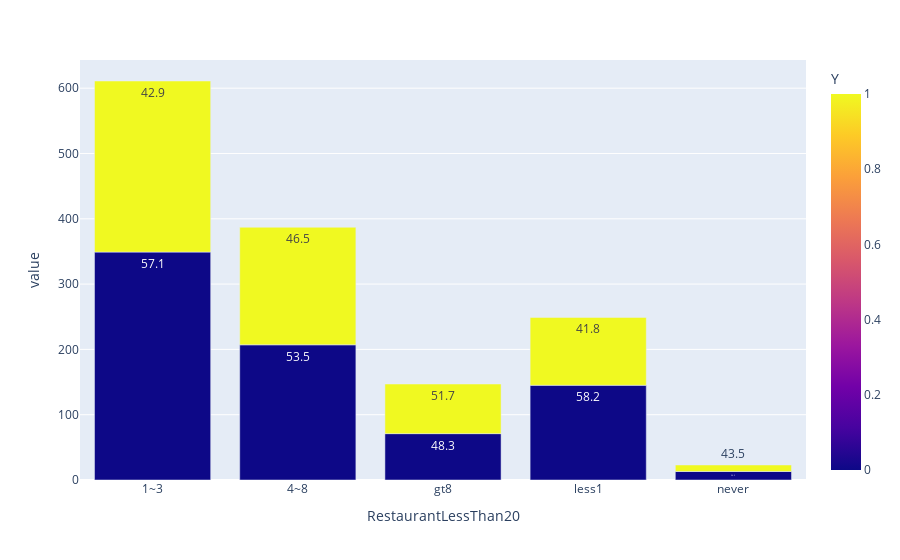

Notebook cell for this chart:
### Code cell
df_rest_freq = df_rest.groupby(['RestaurantLessThan20', 'Y']).size().reset_index()
df_rest_freq['percentage'] = df_rest.groupby(['RestaurantLessThan20', 'Y']).size().groupby(level=0).apply(lambda x: round(100 * x / float(x.sum()),1)).values
df_rest_freq.columns = ['RestaurantLessThan20', 'Y', 'Counts', 'Percentage']

px.bar(df_rest_freq, x='RestaurantLessThan20', y=['Counts'], color='Y', text=df_rest_freq['Percentage'])

### Figure 1 — Plotly figure (JSON) as saved in the notebook; plotly's stock layout.template omitted (floating-point values rounded to 4 significant figures)
{"data": [{"alignmentgroup": "True", "hovertemplate": "RestaurantLessThan20=%{x}<br>value=%{y}<br>Percentage=%{text}<br>Y=%{marker.color}<extra></extra>", "legendgroup": "", "marker": {"color": [0, 1, 0, 1, 0, 1, 0, 1, 0, 1], "coloraxis": "coloraxis", "pattern": {"shape": ""}}, "name": "", "offsetgroup": "", "orientation": "v", "showlegend": false, "text": [57.1, 42.9, 53.5, 46.5, 48.3, 51.7, 58.2, 41.8, 56.5, 43.5], "textposition": "auto", "type": "bar", "x": ["1~3", "1~3", "4~8", "4~8", "gt8", "gt8", "less1", "less1", "never", "never"], "xaxis": "x", "y": [349, 262, 207, 180, 71, 76, 145, 104, 13, 10], "yaxis": "y"}], "layout": {"barmode": "relative", "coloraxis": {"colorbar": {"title": {"text": "Y"}}, "colorscale": [[0, "#0d0887"], [0.1111, "#46039f"], [0.2222, "#7201a8"], [0.3333, "#9c179e"], [0.4444, "#bd3786"], [0.5556, "#d8576b"], [0.6667, "#ed7953"], [0.7778, "#fb9f3a"], [0.8889, "#fdca26"], [1, "#f0f921"]]}, "legend": {"tracegroupgap": 0}, "margin": {"t": 60}, "xaxis": {"anchor": "y", "domain": [0, 1], "title": {"text": "RestaurantLessThan20"}}, "yaxis": {"anchor": "x", "domain": [0, 1], "title": {"text": "value"}}}}
